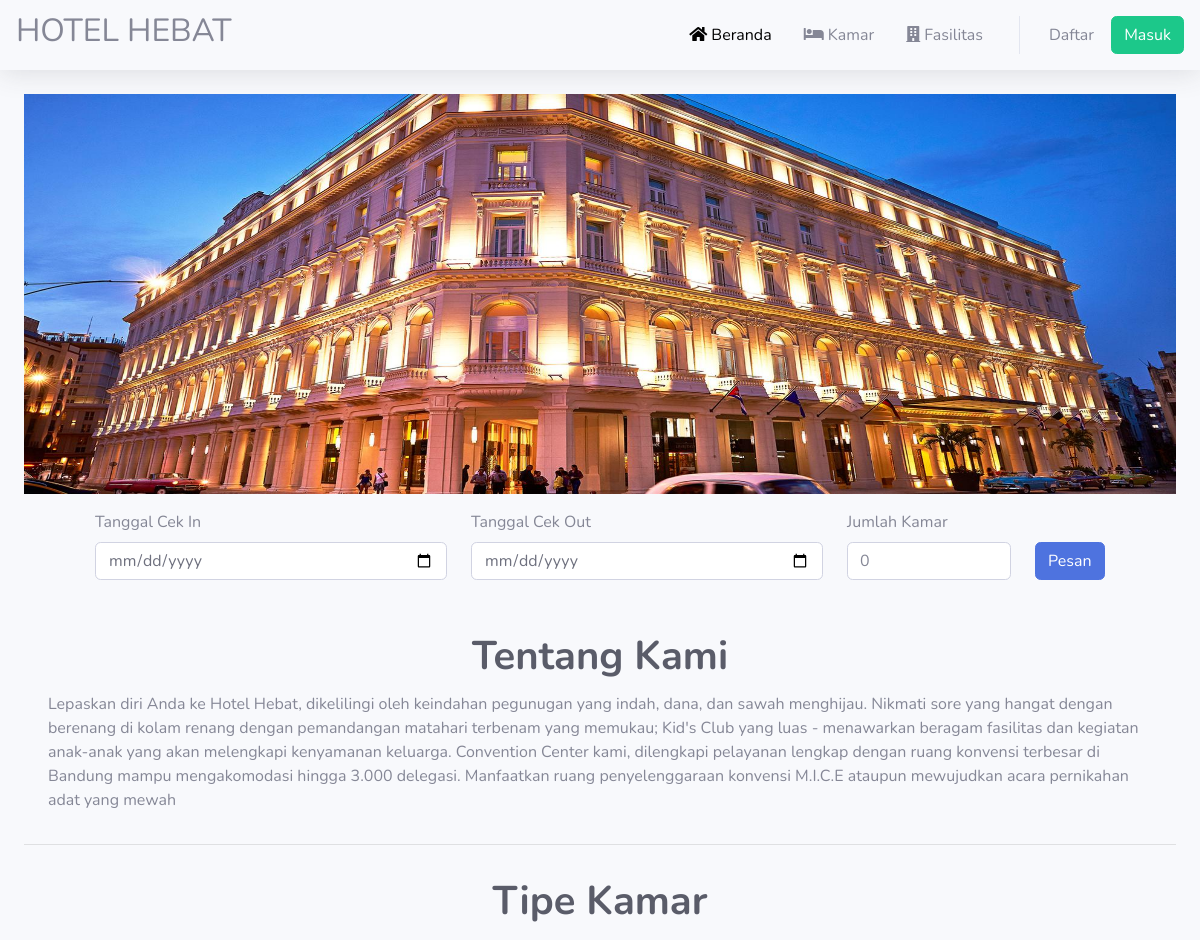
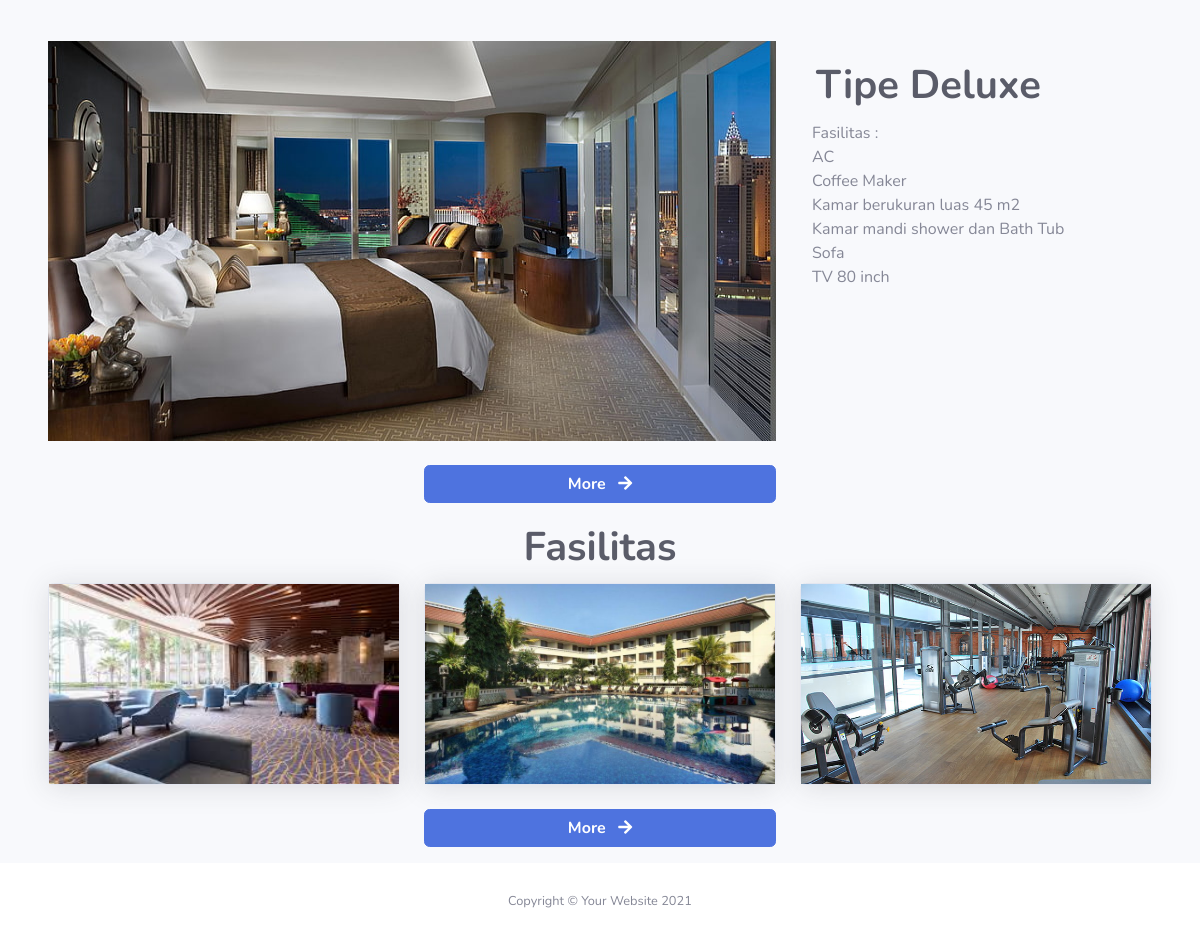
The page / on the database its author committed (2 pictures, top to bottom).
### tables this page shows
CREATE TABLE `kamar` (
  `id` int(11) NOT NULL,
  `tipe_kamar` varchar(100) NOT NULL,
  `jumlah_kamar` varchar(100) NOT NULL,
  `kamar_tersedia` varchar(100) NOT NULL,
  `banner` varchar(100) NOT NULL
);

CREATE TABLE `fasilitas_kamar` (
  `id` int(11) NOT NULL,
  `tipe_kamar` varchar(100) NOT NULL,
  `nama_fasilitas` varchar(100) NOT NULL
);

### index.php (the view, shortened to what this page needs)
<?php
require './koneksi.php';
?>
<!DOCTYPE html>
<html lang="en">
<head><meta charset="UTF-8">
<link href="./layout/vendor/fontawesome-free/css/all.min.css" rel="stylesheet" type="text/css">
<link href="./layout/css/sb-admin-2.min.css" rel="stylesheet">
<link rel="stylesheet" href="./style/main.css">
</head>
<body id="page-top">
    <div id="wrapper">
        <div id="content-wrapper" class="d-flex flex-column">
            <div id="content">
                <nav class="navbar navbar-expand navbar-light bg-none topbar mb-4 static-top shadow">
                    <h2>HOTEL HEBAT</h3>
                        <ul class="navbar-nav ml-auto">
                            <li class="nav-item">
                                <a class="nav-link" href="./index.php" id="userDropdown" aria-haspopup="true" aria-expanded="false">
                                    <span class="mr-2 d-none d-lg-inline text-gray-600 active"><i class="fas fa-home"></i> Beranda</span>
                                </a>
                            </li>
                            <li class="nav-item">
                                <a class="nav-link" href="./kamar.php" id="userDropdown" aria-haspopup="true" aria-expanded="false">
                                    <span class="mr-2 d-none d-lg-inline text-gray-600"><i class="fas fa-bed"></i> Kamar</span>
                                </a>
                            </li>
                            <li class="nav-item">
                                <a class="nav-link" href="./fasilitas.php" id="userDropdown" aria-haspopup="true" aria-expanded="false">
                                    <span class="mr-2 d-sm-none d-lg-inline text-gray-600"><i class="fas fa-building"></i> Fasilitas</span>
                                </a>
                            </li>
                            <?php
                            if ($user == "") {
                            ?>
                                <li class="nav-item my-auto d-none d-lg-inline">
                                    <a href="./daftar.php" class="btn">Daftar</a>
                                    <a href="./login.php" class="btn btn-success">Masuk</a>
                                </li>
                            <?php
                            }
                            ?>
                        </ul>
                </nav>
                <div class="container-fluid" style="min-height: 450px;">
                    <img src="./img/banner.jpg" alt="banner" class="d-block w-100" style="height: 400px;">
                    <div class="container-fluid py-3">
                        <?php
                        if ($user == "") {
                        ?>
                            <form action="" method="post" class="pb-5">
                                <div class="row justify-content-center">
                                    <div class="col-md-4">
                                        <label for="">Tanggal Cek In</label>
                                        <input type="date" class="form-control" name="cek_in">
                                    </div>
                                    <div class="col-md-4">
                                        <label for="">Tanggal Cek Out</label>
                                        <input type="date" class="form-control" name="cek_out">
                                    </div>
                                    <div class="col-md-2">
                                        <label for="">Jumlah Kamar</label>
                                        <input type="number" class="form-control" name="jumlah" placeholder="0" min="0">
                                    </div>
                                    <div class="col-md-1">
                                        <input type="submit" class="btn btn-primary" style="margin-top: 32px;" name="btn_cek" value="Pesan">
                                    </div>
                                </div>
                            </form>
                        <?php
                        }
                        ?>
                        <h1 class="text-center p-1 text-dark" style="font-weight: bold;">Tentang Kami</h1>
                        <span>Lepaskan diri Anda ke Hotel Hebat, dikelilingi oleh keindahan pegunugan yang indah, dana, dan sawah menghijau. Nikmati sore yang hangat dengan berenang di kolam renang dengan pemandangan matahari terbenam yang memukau; Kid's Club yang luas - menawarkan beragam fasilitas dan kegiatan anak-anak yang akan melengkapi kenyamanan keluarga. Convention Center kami, dilengkapi pelayanan lengkap dengan ruang konvensi terbesar di Bandung mampu mengakomodasi hingga 3.000 delegasi. Manfaatkan ruang penyelenggaraan konvensi M.I.C.E ataupun mewujudkan acara pernikahan adat yang mewah</span>
                    </div>
                    <hr>
                    <h1 class="text-center p-3 pb-5 text-dark" style="font-weight: bold;">Tipe Kamar</h1>
                    <div class="container-fluid" style="min-height: 450px;">
                        <div class="row">
                            <?php
                            $sql_kamar = mysqli_query($conn, "SELECT * FROM kamar");
                            $data_kamar = mysqli_fetch_assoc($sql_kamar);
                            ?>
                            <img src="./img/kamar_superior.jpg" alt="banner" class="d-block w-100 col-md-8" style="height: 400px;">
                            <div class="container-fluid py-3 col-md-4">
                                <h1 class="p-1 text-dark" style="font-weight: bold;">Tipe <?= $data_kamar['tipe_kamar'] ?></h1>
                                <span>Fasilitas :</span>
                                <br>
                                <?php
                                $sql_fasilitas_kamar = mysqli_query($conn, "SELECT * FROM fasilitas_kamar WHERE tipe_kamar = '$data_kamar[tipe_kamar]' ORDER BY nama_fasilitas ASC ");
                                while ($fasilitas_kamar = mysqli_fetch_assoc($sql_fasilitas_kamar)) {
                                ?>
                                    <span><?= $fasilitas_kamar['nama_fasilitas'] ?></span>
                                    <br>
                                <?php
                                }
                                ?>
                            </div>
                            <div class="col-md-12 pt-4">
                                <div class="row justify-content-center">
                                    <div class="col-md-4">
                                        <a href="./kamar.php" class="btn btn-primary w-100 text-center" style="font-weight: bold;">More <i class="fas fa-arrow-right ml-2"></i></a>
                                    </div>
                                </div>
                            </div>
                        </div>
                    </div>
                    <div class="container-fluid py-3">
                        <h1 class="text-center p-1 text-dark" style="font-weight: bold;">Fasilitas</h1>
                        <div class="row">
                            <div class="col-md-4 mb-4">
                                <a href="">
                                    <div class="card shadow">
                                        <img src="./img/lobby.jpg" alt="" style="min-height: 200px;max-height: 200px; height: max-content;">
                                    </div>
                                </a>
                            </div>
                            <div class="col-md-4 mb-4">
                                <a href="">
                                    <div class="card shadow">
                                        <img src="./img/kolam.jpg" alt="" style="min-height: 200px;max-height: 200px; height: max-content;">
                                    </div>
                                </a>
                            </div>
                            <div class="col-md-4 mb-4">
                                <a href="">
                                    <div class="card shadow">
                                        <img src="./img/gym.jpg" alt="" style="min-height: 200px;max-height: 200px; height: max-content;">
                                    </div>
                                </a>
                            </div>
                            <div class="col-md-12">
                                <div class="row justify-content-center">
                                    <div class="col-md-4">
                                        <a href="./fasilitas.php" class="btn btn-primary w-100 text-center" style="font-weight: bold;">More <i class="fas fa-arrow-right ml-2"></i></a>
                                    </div>
                                </div>
                            </div>
                        </div>
                    </div>
                </div>
            </div>
            <footer class="sticky-footer bg-white">
                <div class="container my-auto">
                    <div class="copyright text-center my-auto">
                        <span>Copyright &copy; Your Website 2021</span>
                    </div>
                </div>
            </footer>
        </div>
    </div>
</body>
</html>

### style/main.css (style rules this page uses)
.active { color: black !important; }

### rows shown on the page
kamar: tipe_kamar "Deluxe"
fasilitas_kamar: nama_fasilitas "AC"
fasilitas_kamar: nama_fasilitas "Coffee Maker"
fasilitas_kamar: nama_fasilitas "Kamar berukuran luas 45 m2"
fasilitas_kamar: nama_fasilitas "Kamar mandi shower dan Bath Tub"
fasilitas_kamar: nama_fasilitas "Sofa"
fasilitas_kamar: nama_fasilitas "TV 80 inch"
